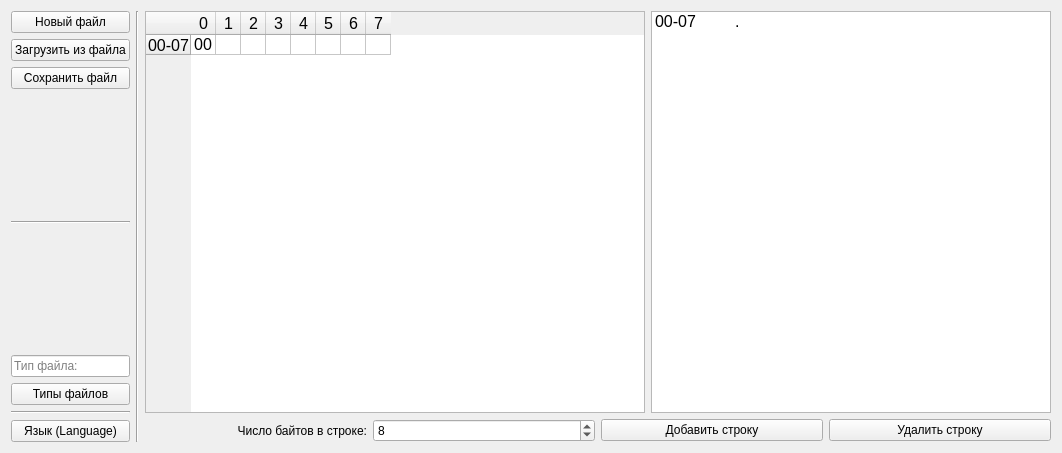
<?xml version="1.0" encoding="UTF-8"?>
<ui version="4.0">
 <class>Form</class>
 <widget class="QWidget" name="Form">
  <property name="enabled">
   <bool>true</bool>
  </property>
  <property name="geometry">
   <rect>
    <x>0</x>
    <y>0</y>
    <width>1054</width>
    <height>453</height>
   </rect>
  </property>
  <property name="windowTitle">
   <string>Form</string>
  </property>
  <layout class="QHBoxLayout" name="horizontalLayout">
   <item>
    <layout class="QVBoxLayout" name="verticalLayout_3" stretch="0,0,0,0,0,0,0,0,0,0">
     <property name="spacing">
      <number>6</number>
     </property>
     <property name="sizeConstraint">
      <enum>QLayout::SetDefaultConstraint</enum>
     </property>
     <property name="leftMargin">
      <number>0</number>
     </property>
     <property name="topMargin">
      <number>0</number>
     </property>
     <property name="rightMargin">
      <number>0</number>
     </property>
     <property name="bottomMargin">
      <number>0</number>
     </property>
     <item>
      <widget class="QPushButton" name="cleaner">
       <property name="sizePolicy">
        <sizepolicy hsizetype="Minimum" vsizetype="Fixed">
         <horstretch>0</horstretch>
         <verstretch>0</verstretch>
        </sizepolicy>
       </property>
       <property name="maximumSize">
        <size>
         <width>16777215</width>
         <height>16777215</height>
        </size>
       </property>
       <property name="sizeIncrement">
        <size>
         <width>0</width>
         <height>0</height>
        </size>
       </property>
       <property name="baseSize">
        <size>
         <width>0</width>
         <height>0</height>
        </size>
       </property>
       <property name="cursor">
        <cursorShape>PointingHandCursor</cursorShape>
       </property>
       <property name="text">
        <string>Новый файл</string>
       </property>
      </widget>
     </item>
     <item>
      <widget class="QPushButton" name="opener">
       <property name="enabled">
        <bool>true</bool>
       </property>
       <property name="sizePolicy">
        <sizepolicy hsizetype="Minimum" vsizetype="Fixed">
         <horstretch>0</horstretch>
         <verstretch>0</verstretch>
        </sizepolicy>
       </property>
       <property name="maximumSize">
        <size>
         <width>16777215</width>
         <height>16777215</height>
        </size>
       </property>
       <property name="cursor">
        <cursorShape>PointingHandCursor</cursorShape>
       </property>
       <property name="whatsThis">
        <string>&lt;html&gt;&lt;head/&gt;&lt;body&gt;&lt;p&gt;This button opens a file.&lt;/p&gt;&lt;/body&gt;&lt;/html&gt;</string>
       </property>
       <property name="autoFillBackground">
        <bool>false</bool>
       </property>
       <property name="text">
        <string>Загрузить из файла</string>
       </property>
       <property name="checkable">
        <bool>false</bool>
       </property>
       <attribute name="buttonGroup">
        <string notr="true">fileButtons</string>
       </attribute>
      </widget>
     </item>
     <item>
      <widget class="QPushButton" name="saver">
       <property name="enabled">
        <bool>true</bool>
       </property>
       <property name="sizePolicy">
        <sizepolicy hsizetype="Minimum" vsizetype="Fixed">
         <horstretch>0</horstretch>
         <verstretch>0</verstretch>
        </sizepolicy>
       </property>
       <property name="maximumSize">
        <size>
         <width>16777215</width>
         <height>16777215</height>
        </size>
       </property>
       <property name="cursor">
        <cursorShape>PointingHandCursor</cursorShape>
       </property>
       <property name="whatsThis">
        <string>&lt;html&gt;&lt;head/&gt;&lt;body&gt;&lt;p&gt;This button opens a file.&lt;/p&gt;&lt;/body&gt;&lt;/html&gt;</string>
       </property>
       <property name="autoFillBackground">
        <bool>false</bool>
       </property>
       <property name="text">
        <string>Сохранить файл</string>
       </property>
       <property name="checkable">
        <bool>false</bool>
       </property>
       <attribute name="buttonGroup">
        <string notr="true">fileButtons</string>
       </attribute>
      </widget>
     </item>
     <item>
      <widget class="QLabel" name="labelOp">
       <property name="maximumSize">
        <size>
         <width>16777215</width>
         <height>16777215</height>
        </size>
       </property>
       <property name="locale">
        <locale language="Russian" country="Russia"/>
       </property>
       <property name="text">
        <string/>
       </property>
       <property name="scaledContents">
        <bool>false</bool>
       </property>
       <property name="alignment">
        <set>Qt::AlignLeading|Qt::AlignLeft|Qt::AlignTop</set>
       </property>
       <property name="wordWrap">
        <bool>true</bool>
       </property>
      </widget>
     </item>
     <item>
      <widget class="Line" name="line_2">
       <property name="maximumSize">
        <size>
         <width>16777215</width>
         <height>16777215</height>
        </size>
       </property>
       <property name="orientation">
        <enum>Qt::Horizontal</enum>
       </property>
      </widget>
     </item>
     <item>
      <widget class="QLabel" name="labelType">
       <property name="maximumSize">
        <size>
         <width>16777215</width>
         <height>16777215</height>
        </size>
       </property>
       <property name="text">
        <string/>
       </property>
       <property name="alignment">
        <set>Qt::AlignLeading|Qt::AlignLeft|Qt::AlignTop</set>
       </property>
       <property name="wordWrap">
        <bool>true</bool>
       </property>
      </widget>
     </item>
     <item>
      <widget class="QLineEdit" name="lineEdit">
       <property name="enabled">
        <bool>true</bool>
       </property>
       <property name="maximumSize">
        <size>
         <width>16777215</width>
         <height>16777215</height>
        </size>
       </property>
       <property name="inputMask">
        <string/>
       </property>
       <property name="text">
        <string/>
       </property>
       <property name="maxLength">
        <number>32767</number>
       </property>
       <property name="cursorPosition">
        <number>0</number>
       </property>
       <property name="dragEnabled">
        <bool>true</bool>
       </property>
       <property name="placeholderText">
        <string>Тип файла:</string>
       </property>
       <property name="clearButtonEnabled">
        <bool>false</bool>
       </property>
      </widget>
     </item>
     <item>
      <widget class="QPushButton" name="types">
       <property name="maximumSize">
        <size>
         <width>16777215</width>
         <height>16777215</height>
        </size>
       </property>
       <property name="cursor">
        <cursorShape>PointingHandCursor</cursorShape>
       </property>
       <property name="text">
        <string>Типы файлов</string>
       </property>
      </widget>
     </item>
     <item>
      <widget class="Line" name="line_3">
       <property name="orientation">
        <enum>Qt::Horizontal</enum>
       </property>
      </widget>
     </item>
     <item>
      <widget class="QPushButton" name="languages">
       <property name="cursor">
        <cursorShape>PointingHandCursor</cursorShape>
       </property>
       <property name="text">
        <string>Язык (Language)</string>
       </property>
      </widget>
     </item>
    </layout>
   </item>
   <item>
    <widget class="Line" name="line">
     <property name="orientation">
      <enum>Qt::Vertical</enum>
     </property>
    </widget>
   </item>
   <item>
    <layout class="QVBoxLayout" name="verticalLayout_2">
     <item>
      <layout class="QHBoxLayout" name="horizontalLayout_4">
       <item>
        <widget class="QTableWidget" name="tableWidget">
         <property name="minimumSize">
          <size>
           <width>500</width>
           <height>400</height>
          </size>
         </property>
         <property name="cursor" stdset="0">
          <cursorShape>IBeamCursor</cursorShape>
         </property>
         <attribute name="horizontalHeaderDefaultSectionSize">
          <number>25</number>
         </attribute>
         <attribute name="horizontalHeaderMinimumSectionSize">
          <number>25</number>
         </attribute>
         <attribute name="verticalHeaderDefaultSectionSize">
          <number>20</number>
         </attribute>
         <attribute name="verticalHeaderMinimumSectionSize">
          <number>20</number>
         </attribute>
         <row>
          <property name="text">
           <string>00-07</string>
          </property>
          <property name="font">
           <font>
            <family>MS Sans Serif</family>
            <pointsize>12</pointsize>
           </font>
          </property>
         </row>
         <column>
          <property name="text">
           <string>0</string>
          </property>
          <property name="font">
           <font>
            <family>MS Sans Serif</family>
            <pointsize>12</pointsize>
            <weight>50</weight>
            <bold>false</bold>
           </font>
          </property>
         </column>
         <column>
          <property name="text">
           <string>1</string>
          </property>
          <property name="font">
           <font>
            <family>MS Sans Serif</family>
            <pointsize>12</pointsize>
           </font>
          </property>
         </column>
         <column>
          <property name="text">
           <string>2</string>
          </property>
          <property name="font">
           <font>
            <family>MS Sans Serif</family>
            <pointsize>12</pointsize>
           </font>
          </property>
         </column>
         <column>
          <property name="text">
           <string>3</string>
          </property>
          <property name="font">
           <font>
            <family>MS Sans Serif</family>
            <pointsize>12</pointsize>
           </font>
          </property>
         </column>
         <column>
          <property name="text">
           <string>4</string>
          </property>
          <property name="font">
           <font>
            <family>MS Sans Serif</family>
            <pointsize>12</pointsize>
           </font>
          </property>
         </column>
         <column>
          <property name="text">
           <string>5</string>
          </property>
          <property name="font">
           <font>
            <family>MS Sans Serif</family>
            <pointsize>12</pointsize>
           </font>
          </property>
         </column>
         <column>
          <property name="text">
           <string>6</string>
          </property>
          <property name="font">
           <font>
            <family>MS Sans Serif</family>
            <pointsize>12</pointsize>
           </font>
          </property>
         </column>
         <column>
          <property name="text">
           <string>7</string>
          </property>
          <property name="font">
           <font>
            <family>MS Sans Serif</family>
            <pointsize>12</pointsize>
           </font>
          </property>
         </column>
         <item row="0" column="0">
          <property name="text">
           <string>00</string>
          </property>
          <property name="font">
           <font>
            <family>MS Sans Serif</family>
            <pointsize>12</pointsize>
           </font>
          </property>
          <property name="textAlignment">
           <set>AlignCenter</set>
          </property>
          <property name="background">
           <brush brushstyle="NoBrush">
            <color alpha="255">
             <red>0</red>
             <green>0</green>
             <blue>0</blue>
            </color>
           </brush>
          </property>
         </item>
        </widget>
       </item>
       <item>
        <widget class="QListWidget" name="listWidget">
         <property name="enabled">
          <bool>true</bool>
         </property>
         <property name="minimumSize">
          <size>
           <width>400</width>
           <height>400</height>
          </size>
         </property>
         <property name="cursor" stdset="0">
          <cursorShape>UpArrowCursor</cursorShape>
         </property>
         <property name="batchSize">
          <number>50</number>
         </property>
         <item>
          <property name="text">
           <string>00-07	.</string>
          </property>
          <property name="font">
           <font>
            <family>MS Sans Serif</family>
            <pointsize>12</pointsize>
            <weight>50</weight>
            <italic>false</italic>
            <bold>false</bold>
            <underline>false</underline>
            <strikeout>false</strikeout>
            <kerning>true</kerning>
           </font>
          </property>
          <property name="flags">
           <set>ItemIsSelectable|ItemIsEnabled</set>
          </property>
         </item>
        </widget>
       </item>
      </layout>
     </item>
     <item>
      <layout class="QHBoxLayout" name="horizontalLayout_2">
       <item>
        <widget class="QLabel" name="labelRow">
         <property name="layoutDirection">
          <enum>Qt::LeftToRight</enum>
         </property>
         <property name="text">
          <string>Число байтов в строке:</string>
         </property>
         <property name="alignment">
          <set>Qt::AlignRight|Qt::AlignTrailing|Qt::AlignVCenter</set>
         </property>
        </widget>
       </item>
       <item>
        <widget class="QSpinBox" name="spinBox">
         <property name="cursor">
          <cursorShape>PointingHandCursor</cursorShape>
         </property>
         <property name="minimum">
          <number>1</number>
         </property>
         <property name="maximum">
          <number>16</number>
         </property>
         <property name="value">
          <number>8</number>
         </property>
        </widget>
       </item>
       <item>
        <widget class="QPushButton" name="addBytes">
         <property name="cursor">
          <cursorShape>PointingHandCursor</cursorShape>
         </property>
         <property name="text">
          <string>Добавить строку</string>
         </property>
         <attribute name="buttonGroup">
          <string notr="true">byteButtons</string>
         </attribute>
        </widget>
       </item>
       <item>
        <widget class="QPushButton" name="removeBytes">
         <property name="cursor">
          <cursorShape>PointingHandCursor</cursorShape>
         </property>
         <property name="text">
          <string>Удалить строку</string>
         </property>
         <attribute name="buttonGroup">
          <string notr="true">byteButtons</string>
         </attribute>
        </widget>
       </item>
      </layout>
     </item>
    </layout>
   </item>
  </layout>
 </widget>
 <resources/>
 <connections/>
 <buttongroups>
  <buttongroup name="byteButtons"/>
  <buttongroup name="fileButtons"/>
 </buttongroups>
</ui>
